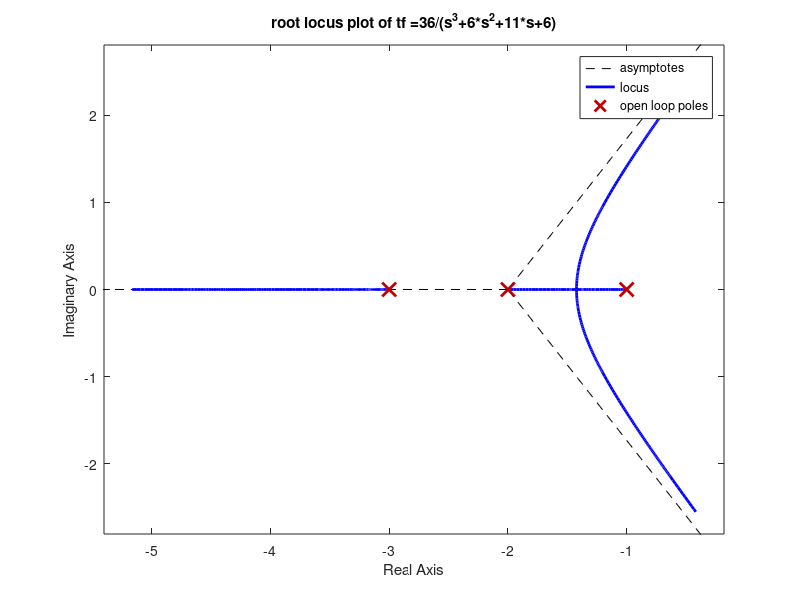
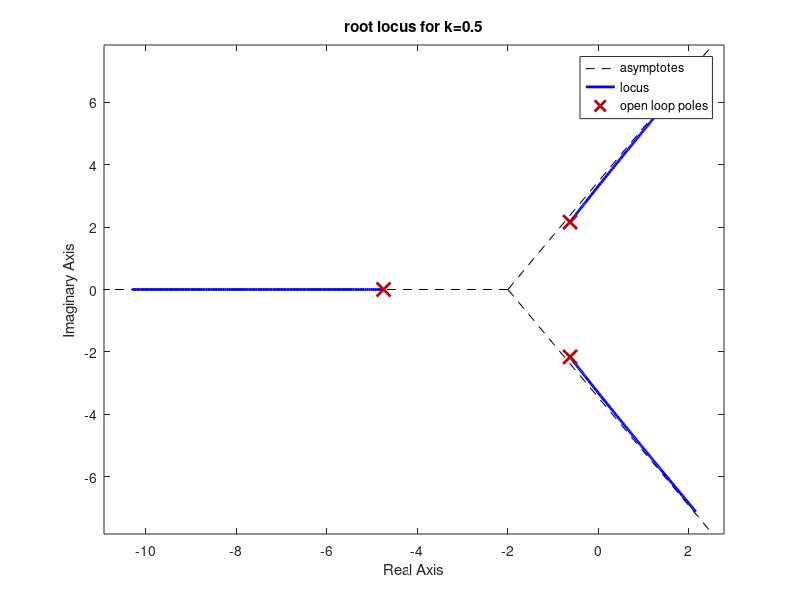
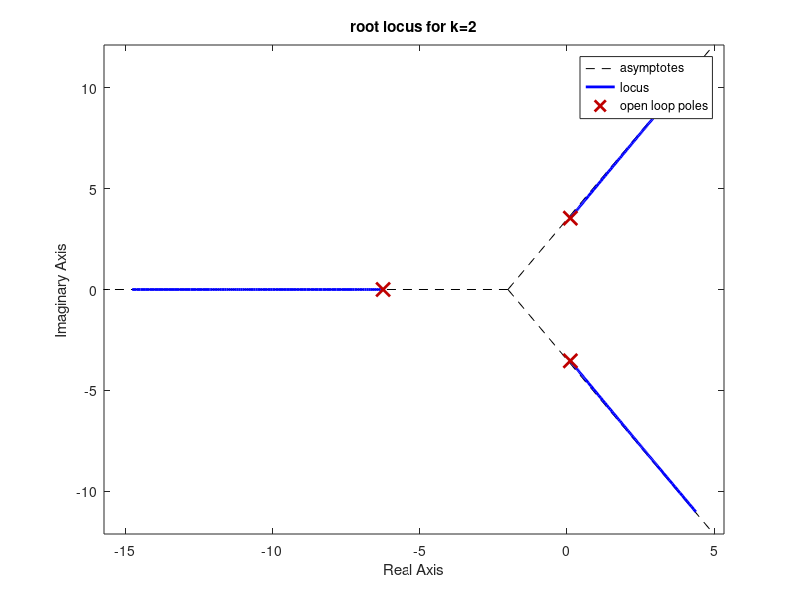
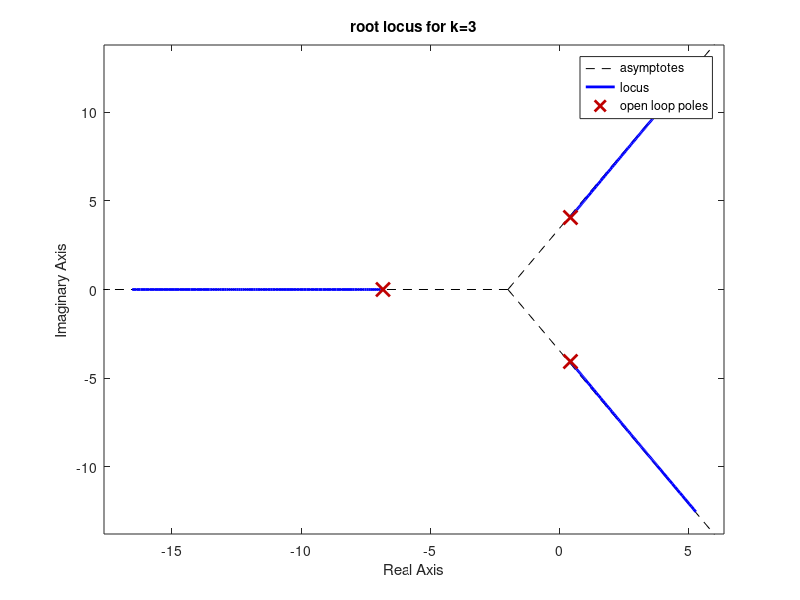

The MATLAB script that drew these images, in order:
%%effect of open loop gain on the transient response of closed loop 
%%by using root locus
%transfer function gh=36/(s^3+6*s^2+11*s+6)
num=[0 0 36];
den=[1 6 11 6];
sys=tf(num,den)
zpk(sys)
figure(1)
rlocus(sys);
grid;
title('root locus plot of tf =36/(s^3+6*s^2+11*s+6)');
k=0.5
g1=feedback(sys*k,1);
figure(2);
zpk(g1)
rlocus(g1);
grid;
title('root locus for k=0.5');
k=2
g2=feedback(sys*k,1);
figure(3);
zpk(g2)
rlocus(g2);
grid;
title('root locus for k=2');
k=3
g3=feedback(sys*k,1);
figure(4);
zpk(g3)
rlocus(g3);
grid;
title('root locus for k=3');
